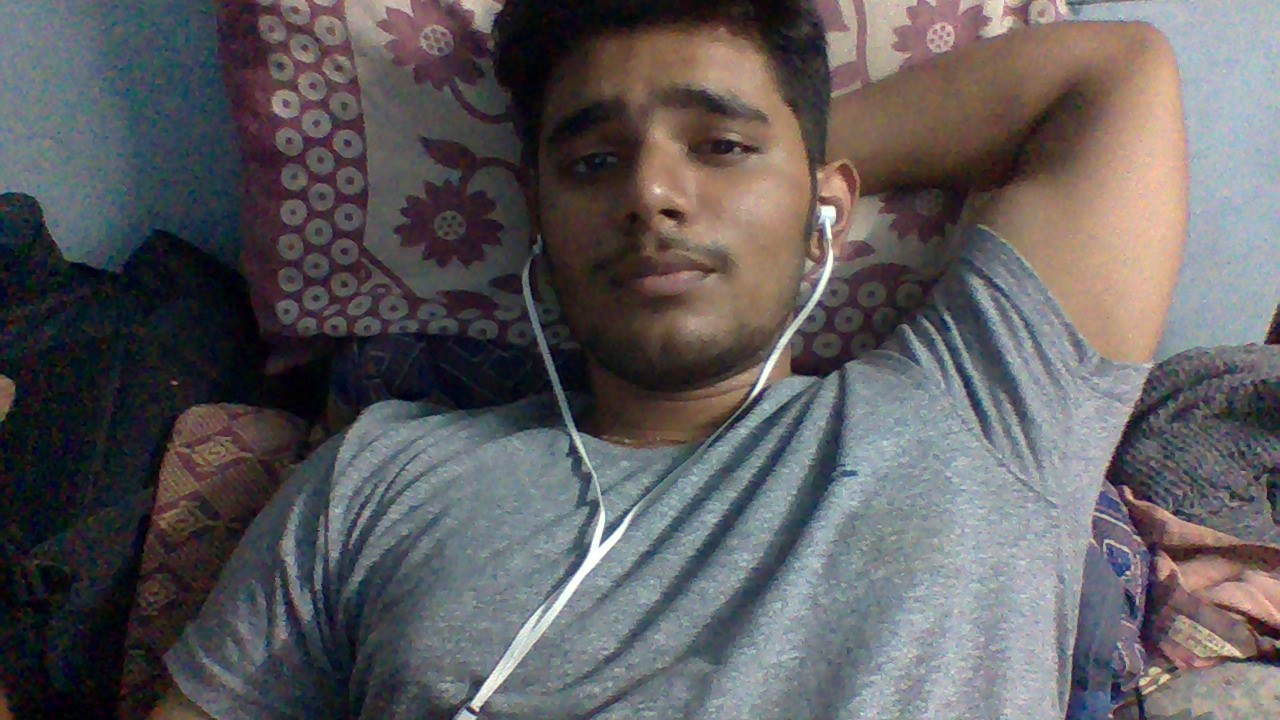
#> input picture Face Recognition/images/san.jpg, 1280 x 720 px
$ jupyter execute 'Rough work.ipynb'   (text cells are left out)
#> lines starting #> are read from the running program, lines starting #| are printed output that depends on the picture; after the words box and inside, x2 and y2 are one past the last pixel; in counts of white or black regions, pixels touching at a corner belong together; pictures that were not available may be replaced by others from this repository, and a replacement may not be noted
[cell 1]
import cv2
import numpy as np
from PIL import Image
img = cv2.imread('images/san.jpg')
#> img is the input picture: shape (720, 1280, 3); mean B, G, R 94.3, 92, 95.1

[cell 2]
img.shape
#> Out = (720, 1280, 3)

[cell 3]
res = cv2.resize(img, dsize=(96, 96), interpolation=cv2.INTER_CUBIC)

[cell 4]
res.shape
#> Out = (96, 96, 3)

[cell 5]
face_cascade = cv2.CascadeClassifier('haarcascade_frontalface_default.xml')
img = cv2.imread('images/san.jpg')
gray = cv2.cvtColor(img, cv2.COLOR_RGB2GRAY)
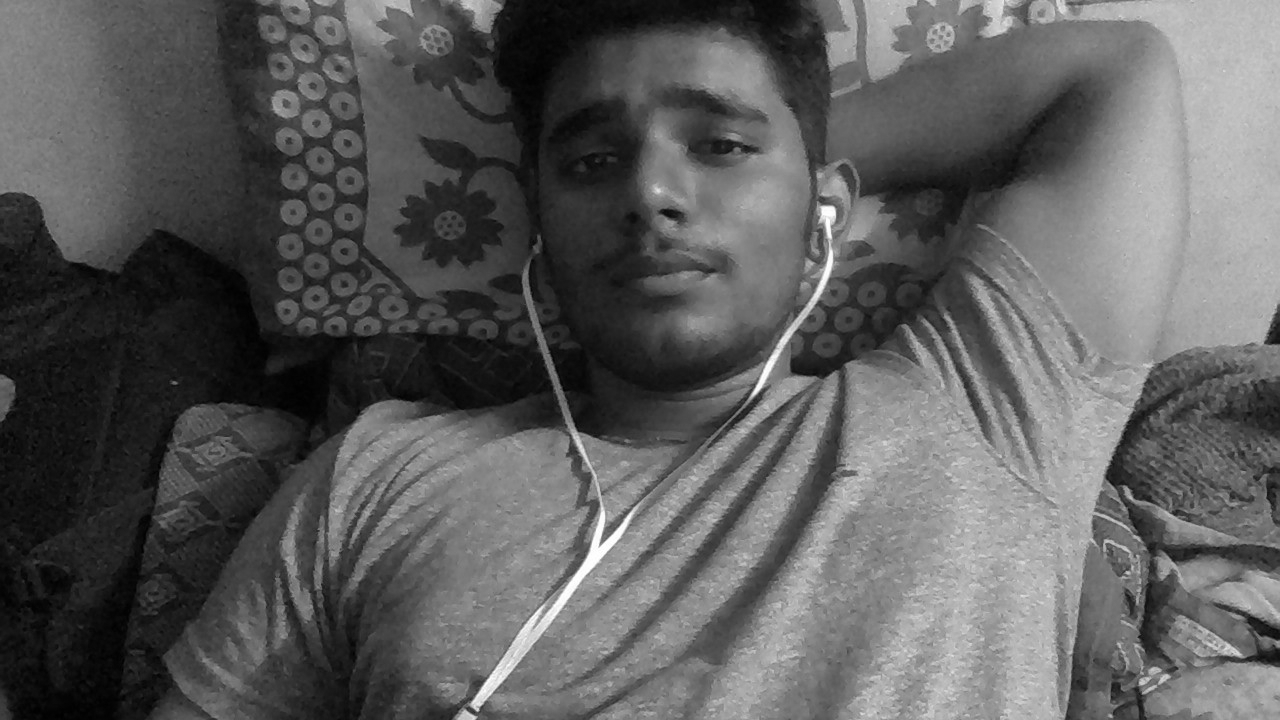
#> gray: shape (720, 1280); min 0, max 255, mean 93
faces = face_cascade.detectMultiScale(gray, 1.3, 5)
#> faces = [[499, 17, 331, 331]]
for (x,y,w,h) in faces:
    cv2.rectangle(img,(x,y),(x+w,y+h),(255,0,0),2)
    roi_gray = gray[y:y+h, x:x+w]
    roi_color = img[y:y+h, x:x+w]
#> this loop made 1 pass
#> img: shape (720, 1280, 3); 0.43% of pixels changed, all inside (x1, y1, x2, y2) = (498, 16, 832, 350)

crop_img = img[y:y+h, x:x+w]
res = cv2.resize(crop_img, dsize=(96, 96), interpolation=cv2.INTER_CUBIC)
img = Image.fromarray(res, 'RGB')
img.save('images/san_cropped.jpg')

[cell 6]
img = cv2.imread('images/san_cropped.png')
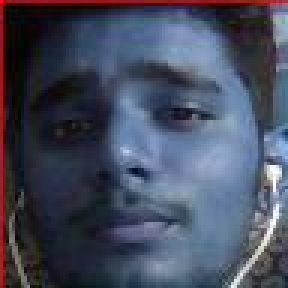
#> input picture Face Recognition/images/san_cropped.jpg, 96 x 96 px, given in place of san_cropped.png, which was not available (shown 3 times larger)
#> img is the input picture: shape (96, 96, 3); mean B, G, R 94.3, 75.8, 69.9
img.shape
#> Out = (96, 96, 3)

[cell 7]
import cv2
import numpy as np
from PIL import Image


cam = cv2.VideoCapture(0)

cv2.namedWindow("test")

img_counter = 0

while True:
    ret, frame = cam.read()
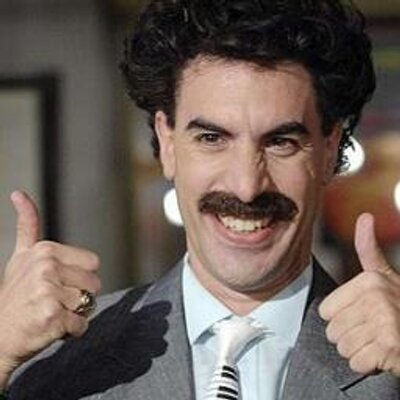
#> input picture Face Recognition/images/actualborat.jpeg, 400 x 400 px, given in place of the camera
#> frame is the input picture: shape (400, 400, 3); mean B, G, R 87.5, 94.5, 107.4
    cv2.imshow("Press SPACE to take a picture and ESC to close", frame)
    if not ret:
        break
    k = cv2.waitKey(1)
#> (key Esc is pressed here)

    if k%256 == 27:
        # ESC pressed
        print("Camera Closed")
        break
    elif k%256 == 32:
        # SPACE pressed
        img_name = "webcam_{}.png".format(img_counter)
        cv2.imwrite(img_name, frame)
        res = cv2.imread(img_name)
        img = Image.fromarray(res, 'RGB')
        img.save('images/webcam.png')
        print("{} has been added".format(img_name))
        img_counter += 1

cam.release()

cv2.destroyAllWindows()

[cell 8]
face_cascade = cv2.CascadeClassifier('haarcascade_frontalface_default.xml')
img = cv2.imread('images/webcam.jpg')
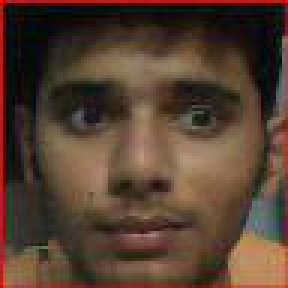
#> input picture Face Recognition/images/webcam.jpg, 96 x 96 px (shown 3 times larger)
#> img is the input picture: shape (96, 96, 3); mean B, G, R 48.8, 63.4, 85.4
gray = cv2.cvtColor(img, cv2.COLOR_RGB2GRAY)
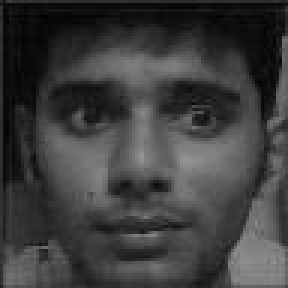
#> gray: shape (96, 96) (shown 3 times larger); min 0, max 148, mean 61.5
faces = face_cascade.detectMultiScale(gray, 1.3, 5)
#> faces = [[5, 4, 87, 87]]
for (x,y,w,h) in faces:
    cv2.rectangle(img,(x,y),(x+w,y+h),(255,0,0),2)
    roi_gray = gray[y:y+h, x:x+w]
    roi_color = img[y:y+h, x:x+w]
#> this loop made 1 pass
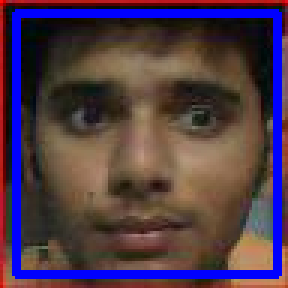
#> img: shape (96, 96, 3) (shown 3 times larger); 11.28% of pixels changed, all inside (x1, y1, x2, y2) = (4, 3, 94, 93)

crop_img = img[y:y+h, x:x+w]
res = cv2.resize(crop_img, dsize=(96, 96), interpolation=cv2.INTER_CUBIC)
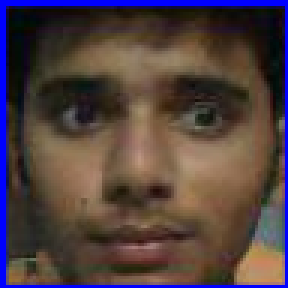
#> res: shape (96, 96, 3) (shown 3 times larger); mean B, G, R 65.6, 63.9, 80.3
img = Image.fromarray(res, 'RGB')
img.save('images/webcam.jpg')

[cell 9]
img = cv2.imread('images/webcam.png')
img.shape
#> Out = (96, 96, 3)

[cell 10]
import cv2
import numpy as np

img = cv2.imread('images/san.jpg')
res = cv2.resize(img, dsize=(96, 96))

from PIL import Image
img = Image.fromarray(res, 'RGB')
img.save('images/okkkkk.png')

[cell 11]
import cv2
from PIL import Image
import numpy as np


data = cv2.imread('images/san.jpg')
img = Image.fromarray(data, 'RGB')

[cell 12]
face_cascade = cv2.CascadeClassifier('haarcascade_frontalface_default.xml')
img = cv2.imread('images/san.jpg')
gray = cv2.cvtColor(img, cv2.COLOR_BGR2GRAY)
#> gray: shape (720, 1280)
faces = face_cascade.detectMultiScale(gray, 1.3, 5)
#> faces = [[510, 15, 331, 331]]
for (x,y,w,h) in faces:
    cv2.rectangle(img,(x,y),(x+w,y+h),(255,0,0),2)
    roi_gray = gray[y:y+h, x:x+w]
    roi_color = img[y:y+h, x:x+w]
#> this loop made 1 pass
#> pass 1, `roi_gray = gray[y:y+h, x:x+w]`:
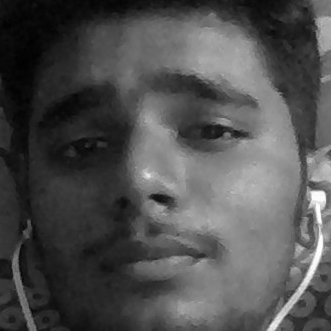
#> roi_gray: shape (331, 331); min 0, max 254, mean 79.6
#> pass 1, `roi_color = img[y:y+h, x:x+w]`:
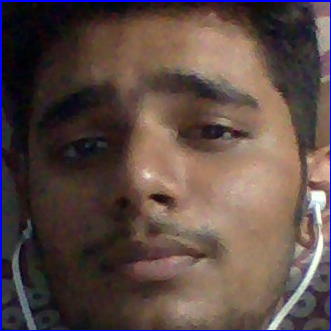
#> roi_color: shape (331, 331, 3); mean B, G, R 69.7, 74.3, 92.4
#> after the loop:
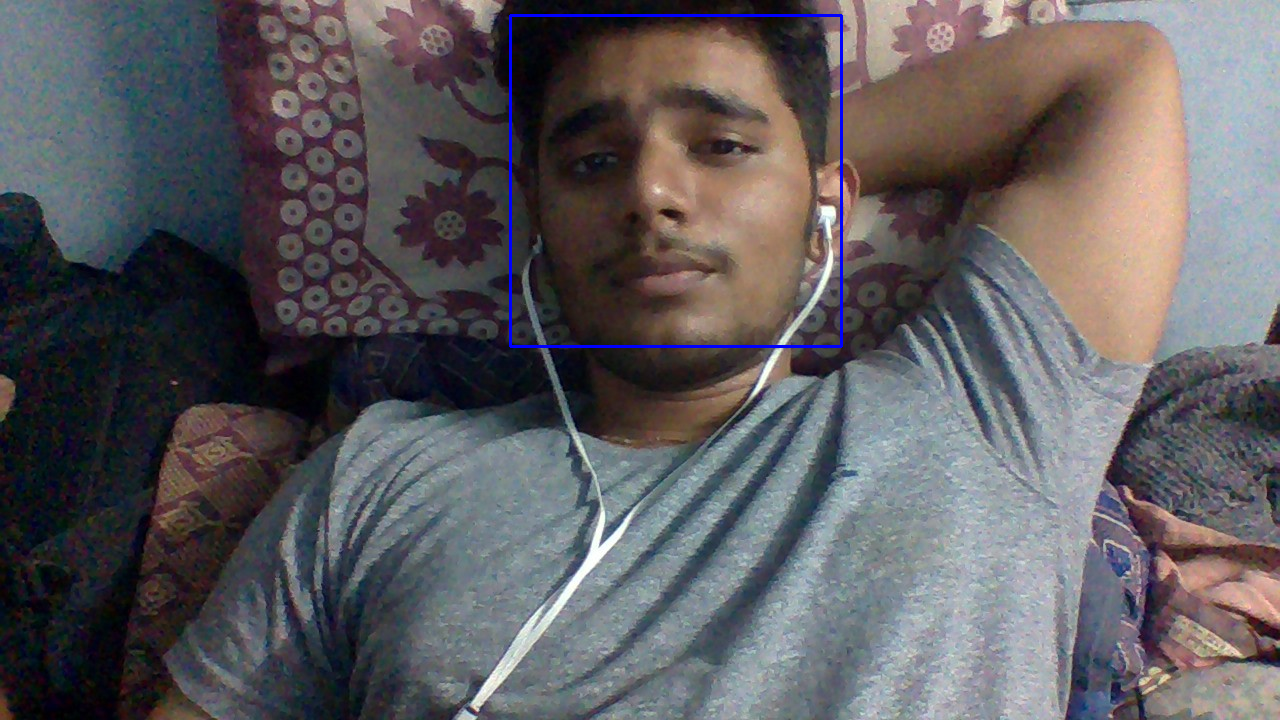
#> img: shape (720, 1280, 3); 0.43% of pixels changed, all inside (x1, y1, x2, y2) = (509, 14, 843, 348)
cv2.imshow('img',img)
cv2.waitKey(0)
cv2.destroyAllWindows()

[cell 13]
crop_img = img[y:y+h, x:x+w]
cv2.imshow("cropped", crop_img)
cv2.waitKey(0)
#> Out = 27
